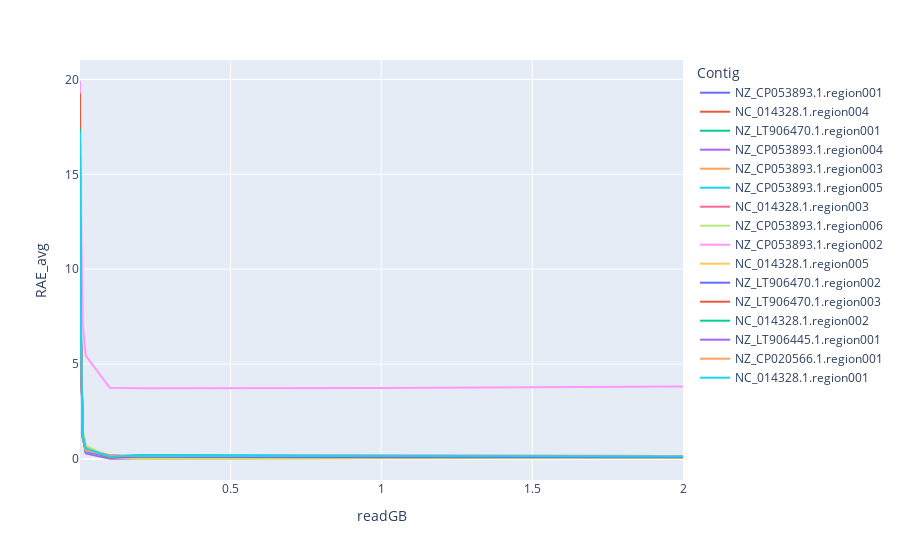

This figure's notebook cell:
### Code cell
px.line(df_summary, x="readGB",y="RAE_avg", color="Contig")

### Figure 1 — Plotly figure (JSON) as saved in the notebook; plotly's stock layout.template omitted (floating-point values rounded to 4 significant figures)
{"data": [{"hovertemplate": "Contig=NZ_CP053893.1.region001<br>readGB=%{x}<br>RAE_avg=%{y}<extra></extra>", "legendgroup": "NZ_CP053893.1.region001", "line": {"color": "#636efa", "dash": "solid"}, "marker": {"symbol": "circle"}, "mode": "lines", "name": "NZ_CP053893.1.region001", "orientation": "v", "showlegend": true, "type": "scatter", "x": [0.001, 0.002, 0.01, 0.02, 0.1, 0.2, 1, 2], "xaxis": "x", "y": [16.42, 8.031, 1.38, 0.4373, 0.1837, 0.1193, 0.1442, 0.1637], "yaxis": "y"}, {"hovertemplate": "Contig=NC_014328.1.region004<br>readGB=%{x}<br>RAE_avg=%{y}<extra></extra>", "legendgroup": "NC_014328.1.region004", "line": {"color": "#EF553B", "dash": "solid"}, "marker": {"symbol": "circle"}, "mode": "lines", "name": "NC_014328.1.region004", "orientation": "v", "showlegend": true, "type": "scatter", "x": [0.001, 0.002, 0.01, 0.02, 0.1, 0.2, 1, 2], "xaxis": "x", "y": [16.06, 8.317, 1.152, 0.5129, 0.08989, 0.08691, 0.09549, 0.08715], "yaxis": "y"}, {"hovertemplate": "Contig=NZ_LT906470.1.region001<br>readGB=%{x}<br>RAE_avg=%{y}<extra></extra>", "legendgroup": "NZ_LT906470.1.region001", "line": {"color": "#00cc96", "dash": "solid"}, "marker": {"symbol": "circle"}, "mode": "lines", "name": "NZ_LT906470.1.region001", "orientation": "v", "showlegend": true, "type": "scatter", "x": [0.001, 0.002, 0.01, 0.02, 0.1, 0.2, 1, 2], "xaxis": "x", "y": [17.53, 8.213, 1.415, 0.4912, 0.04905, 0.05321, 0.09953, 0.1176], "yaxis": "y"}, {"hovertemplate": "Contig=NZ_CP053893.1.region004<br>readGB=%{x}<br>RAE_avg=%{y}<extra></extra>", "legendgroup": "NZ_CP053893.1.region004", "line": {"color": "#ab63fa", "dash": "solid"}, "marker": {"symbol": "circle"}, "mode": "lines", "name": "NZ_CP053893.1.region004", "orientation": "v", "showlegend": true, "type": "scatter", "x": [0.001, 0.002, 0.01, 0.02, 0.1, 0.2, 1, 2], "xaxis": "x", "y": [17.03, 7.952, 1.324, 0.2948, 0.008924, 0.02425, 0.05029, 0.05988], "yaxis": "y"}, {"hovertemplate": "Contig=NZ_CP053893.1.region003<br>readGB=%{x}<br>RAE_avg=%{y}<extra></extra>", "legendgroup": "NZ_CP053893.1.region003", "line": {"color": "#FFA15A", "dash": "solid"}, "marker": {"symbol": "circle"}, "mode": "lines", "name": "NZ_CP053893.1.region003", "orientation": "v", "showlegend": true, "type": "scatter", "x": [0.001, 0.002, 0.01, 0.02, 0.1, 0.2, 1, 2], "xaxis": "x", "y": [16.8, 8.11, 1.383, 0.5443, 0.2044, 0.1015, 0.1346, 0.1109], "yaxis": "y"}, {"hovertemplate": "Contig=NZ_CP053893.1.region005<br>readGB=%{x}<br>RAE_avg=%{y}<extra></extra>", "legendgroup": "NZ_CP053893.1.region005", "line": {"color": "#19d3f3", "dash": "solid"}, "marker": {"symbol": "circle"}, "mode": "lines", "name": "NZ_CP053893.1.region005", "orientation": "v", "showlegend": true, "type": "scatter", "x": [0.001, 0.002, 0.01, 0.02, 0.1, 0.2, 1, 2], "xaxis": "x", "y": [17.45, 8.233, 1.304, 0.3538, 0.1549, 0.1675, 0.1645, 0.1569], "yaxis": "y"}, {"hovertemplate": "Contig=NC_014328.1.region003<br>readGB=%{x}<br>RAE_avg=%{y}<extra></extra>", "legendgroup": "NC_014328.1.region003", "line": {"color": "#FF6692", "dash": "solid"}, "marker": {"symbol": "circle"}, "mode": "lines", "name": "NC_014328.1.region003", "orientation": "v", "showlegend": true, "type": "scatter", "x": [0.001, 0.002, 0.01, 0.02, 0.1, 0.2, 1, 2], "xaxis": "x", "y": [17.94, 7.963, 1.212, 0.4849, 0.1235, 0.1709, 0.1328, 0.1307], "yaxis": "y"}, {"hovertemplate": "Contig=NZ_CP053893.1.region006<br>readGB=%{x}<br>RAE_avg=%{y}<extra></extra>", "legendgroup": "NZ_CP053893.1.region006", "line": {"color": "#B6E880", "dash": "solid"}, "marker": {"symbol": "circle"}, "mode": "lines", "name": "NZ_CP053893.1.region006", "orientation": "v", "showlegend": true, "type": "scatter", "x": [0.001, 0.002, 0.01, 0.02, 0.1, 0.2, 1, 2], "xaxis": "x", "y": [17.98, 7.987, 1.528, 0.7116, 0.1012, 0.002279, 0.046, 0.0719], "yaxis": "y"}, {"hovertemplate": "Contig=NZ_CP053893.1.region002<br>readGB=%{x}<br>RAE_avg=%{y}<extra></extra>", "legendgroup": "NZ_CP053893.1.region002", "line": {"color": "#FF97FF", "dash": "solid"}, "marker": {"symbol": "circle"}, "mode": "lines", "name": "NZ_CP053893.1.region002", "orientation": "v", "showlegend": true, "type": "scatter", "x": [0.001, 0.002, 0.01, 0.02, 0.1, 0.2, 1, 2], "xaxis": "x", "y": [19.92, 15.63, 7.107, 5.45, 3.755, 3.731, 3.749, 3.817], "yaxis": "y"}, {"hovertemplate": "Contig=NC_014328.1.region005<br>readGB=%{x}<br>RAE_avg=%{y}<extra></extra>", "legendgroup": "NC_014328.1.region005", "line": {"color": "#FECB52", "dash": "solid"}, "marker": {"symbol": "circle"}, "mode": "lines", "name": "NC_014328.1.region005", "orientation": "v", "showlegend": true, "type": "scatter", "x": [0.001, 0.002, 0.01, 0.02, 0.1, 0.2, 1, 2], "xaxis": "x", "y": [16.11, 8.338, 1.382, 0.6274, 0.054, 0.07037, 0.05379, 0.06725], "yaxis": "y"}, {"hovertemplate": "Contig=NZ_LT906470.1.region002<br>readGB=%{x}<br>RAE_avg=%{y}<extra></extra>", "legendgroup": "NZ_LT906470.1.region002", "line": {"color": "#636efa", "dash": "solid"}, "marker": {"symbol": "circle"}, "mode": "lines", "name": "NZ_LT906470.1.region002", "orientation": "v", "showlegend": true, "type": "scatter", "x": [0.001, 0.002, 0.01, 0.02, 0.1, 0.2, 1, 2], "xaxis": "x", "y": [16.98, 9.07, 1.213, 0.5087, 0.06729, 0.1234, 0.09128, 0.09627], "yaxis": "y"}, {"hovertemplate": "Contig=NZ_LT906470.1.region003<br>readGB=%{x}<br>RAE_avg=%{y}<extra></extra>", "legendgroup": "NZ_LT906470.1.region003", "line": {"color": "#EF553B", "dash": "solid"}, "marker": {"symbol": "circle"}, "mode": "lines", "name": "NZ_LT906470.1.region003", "orientation": "v", "showlegend": true, "type": "scatter", "x": [0.001, 0.002, 0.01, 0.02, 0.1, 0.2, 1, 2], "xaxis": "x", "y": [19.27, 7.953, 1.078, 0.5224, 0.08544, 0.1735, 0.1535, 0.1609], "yaxis": "y"}, {"hovertemplate": "Contig=NC_014328.1.region002<br>readGB=%{x}<br>RAE_avg=%{y}<extra></extra>", "legendgroup": "NC_014328.1.region002", "line": {"color": "#00cc96", "dash": "solid"}, "marker": {"symbol": "circle"}, "mode": "lines", "name": "NC_014328.1.region002", "orientation": "v", "showlegend": true, "type": "scatter", "x": [0.001, 0.002, 0.01, 0.02, 0.1, 0.2, 1, 2], "xaxis": "x", "y": [17.38, 8.971, 1.219, 0.3922, 0.1319, 0.204, 0.1709, 0.1639], "yaxis": "y"}, {"hovertemplate": "Contig=NZ_LT906445.1.region001<br>readGB=%{x}<br>RAE_avg=%{y}<extra></extra>", "legendgroup": "NZ_LT906445.1.region001", "line": {"color": "#ab63fa", "dash": "solid"}, "marker": {"symbol": "circle"}, "mode": "lines", "name": "NZ_LT906445.1.region001", "orientation": "v", "showlegend": true, "type": "scatter", "x": [0.001, 0.002, 0.01, 0.02, 0.1, 0.2, 1, 2], "xaxis": "x", "y": [17.18, 8.076, 1.294, 0.3768, 0.189, 0.1595, 0.1733, 0.1606], "yaxis": "y"}, {"hovertemplate": "Contig=NZ_CP020566.1.region001<br>readGB=%{x}<br>RAE_avg=%{y}<extra></extra>", "legendgroup": "NZ_CP020566.1.region001", "line": {"color": "#FFA15A", "dash": "solid"}, "marker": {"symbol": "circle"}, "mode": "lines", "name": "NZ_CP020566.1.region001", "orientation": "v", "showlegend": true, "type": "scatter", "x": [0.001, 0.002, 0.01, 0.02, 0.1, 0.2, 1, 2], "xaxis": "x", "y": [16.76, 8.974, 1.238, 0.4595, 0.175, 0.1444, 0.1722, 0.1664], "yaxis": "y"}, {"hovertemplate": "Contig=NC_014328.1.region001<br>readGB=%{x}<br>RAE_avg=%{y}<extra></extra>", "legendgroup": "NC_014328.1.region001", "line": {"color": "#19d3f3", "dash": "solid"}, "marker": {"symbol": "circle"}, "mode": "lines", "name": "NC_014328.1.region001", "orientation": "v", "showlegend": true, "type": "scatter", "x": [0.001, 0.002, 0.01, 0.02, 0.1, 0.2, 1, 2], "xaxis": "x", "y": [17.22, 8.292, 1.221, 0.5652, 0.1234, 0.1886, 0.1579, 0.1402], "yaxis": "y"}], "layout": {"legend": {"title": {"text": "Contig"}, "tracegroupgap": 0}, "margin": {"t": 60}, "xaxis": {"anchor": "y", "domain": [0, 1], "title": {"text": "readGB"}}, "yaxis": {"anchor": "x", "domain": [0, 1], "title": {"text": "RAE_avg"}}}}
